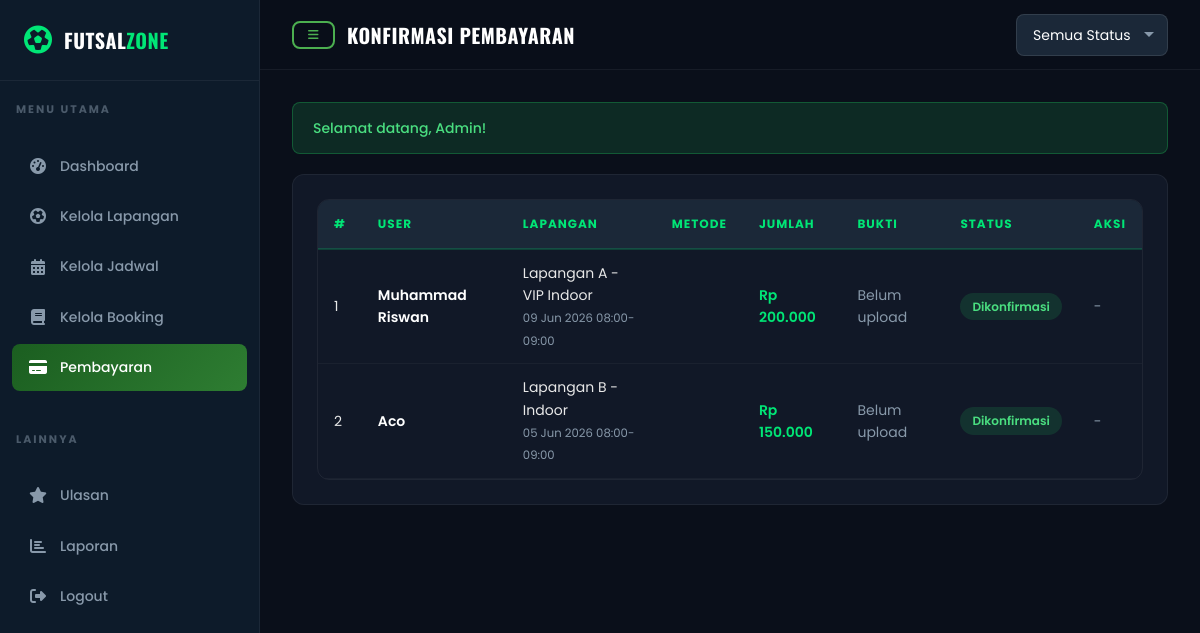
Screenshot of /futsalzone/admin/pembayaran.php (signed in) with the database file from the repository.
### tables this page shows
CREATE TABLE `pembayaran` (
  `id_pembayaran` int(11) NOT NULL,
  `id_booking` int(11) NOT NULL,
  `metode_pembayaran` enum('Transfer BCA','Transfer BNI','Transfer Mandiri','Transfer BRI','E-Wallet') NOT NULL,
  `jumlah_bayar` decimal(10,0) NOT NULL,
  `bukti_pembayaran` varchar(255) DEFAULT NULL,
  `status_pembayaran` enum('Menunggu','Dikonfirmasi','Ditolak') NOT NULL DEFAULT 'Menunggu',
  `tgl_bayar` datetime DEFAULT current_timestamp()
);

CREATE TABLE `user` (
  `id_user` int(11) NOT NULL,
  `nama` varchar(100) NOT NULL,
  `email` varchar(100) NOT NULL,
  `password` varchar(255) NOT NULL,
  `no_hp` varchar(20) DEFAULT NULL,
  `alamat` text DEFAULT NULL,
  `foto` varchar(255) DEFAULT 'default.png',
  `tgl_daftar` datetime DEFAULT current_timestamp()
);

CREATE TABLE `lapangan` (
  `id_lapangan` int(11) NOT NULL,
  `nama_lapangan` varchar(100) NOT NULL,
  `tipe` enum('Indoor','Outdoor') NOT NULL DEFAULT 'Indoor',
  `harga_per_jam` decimal(10,0) NOT NULL,
  `deskripsi` text DEFAULT NULL,
  `gambar` varchar(255) DEFAULT 'default-lapangan.jpg',
  `status` enum('Aktif','Nonaktif') NOT NULL DEFAULT 'Aktif',
  `tgl_dibuat` datetime DEFAULT current_timestamp()
);

CREATE TABLE `booking` (
  `id_booking` int(11) NOT NULL,
  `id_user` int(11) NOT NULL,
  `id_lapangan` int(11) NOT NULL,
  `id_jadwal` int(11) NOT NULL,
  `tanggal_main` date NOT NULL,
  `jam_mulai` time NOT NULL,
  `jam_selesai` time NOT NULL,
  `total_harga` decimal(10,0) NOT NULL,
  `status` enum('Pending','Dikonfirmasi','Dibatalkan','Selesai') NOT NULL DEFAULT 'Pending',
  `tgl_booking` datetime DEFAULT current_timestamp()
);

### futsalzone/admin/pembayaran.php (the view, shortened to what this page needs)
<?php
require_once '../config/koneksi.php';
 $filter = isset($_GET['filter']) ? $_GET['filter'] : '';
if($filter) {
    $stmt = $pdo->prepare("SELECT p.*, b.total_harga, b.tanggal_main, b.jam_mulai, b.jam_selesai, b.status as booking_status, l.nama_lapangan, u.nama as nama_user FROM pembayaran p JOIN booking b ON p.id_booking=b.id_booking JOIN lapangan l ON b.id_lapangan=l.id_lapangan JOIN user u ON b.id_user=u.id_user WHERE p.status_pembayaran=? ORDER BY p.tgl_bayar DESC");
    $stmt->execute([$filter]);
} else {
    $stmt = $pdo->query("SELECT p.*, b.total_harga, b.tanggal_main, b.jam_mulai, b.jam_selesai, b.status as booking_status, l.nama_lapangan, u.nama as nama_user FROM pembayaran p JOIN booking b ON p.id_booking=b.id_booking JOIN lapangan l ON b.id_lapangan=l.id_lapangan JOIN user u ON b.id_user=u.id_user ORDER BY p.tgl_bayar DESC");
}
 $payments = $stmt->fetchAll();
?>
<!DOCTYPE html>
<html lang="id">
<head>
    <link rel="stylesheet" href="../assets/css/style.css">
    <link rel="stylesheet" href="https://cdnjs.cloudflare.com/ajax/libs/font-awesome/6.5.0/css/all.min.css">
</head>
<body>
<div class="admin-layout">
    <aside class="admin-sidebar">
        <div class="sidebar-brand"><i class="fas fa-futbol"></i><h2>Futsal<span>Zone</span></h2></div>
        <div class="sidebar-label">Menu Utama</div>
        <ul class="sidebar-menu">
            <li><a href="dashboard.php"><i class="fas fa-tachometer-alt"></i> Dashboard</a></li>
            <li><a href="lapangan.php"><i class="fas fa-futbol"></i> Kelola Lapangan</a></li>
            <li><a href="jadwal.php"><i class="fas fa-calendar-alt"></i> Kelola Jadwal</a></li>
            <li><a href="booking.php"><i class="fas fa-book"></i> Kelola Booking</a></li>
            <li><a href="pembayaran.php" class="active"><i class="fas fa-credit-card"></i> Pembayaran</a></li>
        </ul>
        <div class="sidebar-label">Lainnya</div>
        <ul class="sidebar-menu">
            <li><a href="ulasan.php"><i class="fas fa-star"></i> Ulasan</a></li>
            <li><a href="laporan.php"><i class="fas fa-chart-bar"></i> Laporan</a></li>
            <li><a href="logout.php"><i class="fas fa-sign-out-alt"></i> Logout</a></li>
        </ul>
    </aside>
    <main class="admin-main">
        <header class="admin-topbar">
            <div style="display:flex;align-items:center;gap:12px">
                <button class="sidebar-toggle btn btn-sm btn-outline"><i class="fas fa-bars"></i></button>
                <h3>Konfirmasi Pembayaran</h3>
            </div>
            <select class="form-control" style="width:auto" onchange="window.location='pembayaran.php?filter='+this.value">
                <option value="">Semua Status</option>
            </select>
        </header>
        <div class="admin-content">
            <div class="card" style="padding:24px">
                <div class="table-wrapper">
                    <table>
                        <thead><tr><th>#</th><th>User</th><th>Lapangan</th><th>Metode</th><th>Jumlah</th><th>Bukti</th><th>Status</th><th>Aksi</th></tr></thead>
                        <tbody>
                        <?php foreach($payments as $i => $p): ?>
                            <tr>
                                <td><?= $i+1 ?></td>
                                <td style="color:var(--white);font-weight:600"><?= htmlspecialchars($p['nama_user']) ?></td>
                                <td>
                                    <?= htmlspecialchars($p['nama_lapangan']) ?><br>
                                    <small class="text-muted"><?= date('d M Y', strtotime($p['tanggal_main'])) ?> <?= date('H:i', strtotime($p['jam_mulai'])) ?>-<?= date('H:i', strtotime($p['jam_selesai'])) ?></small>
                                </td>
                                <td><?= $p['metode_pembayaran'] ?></td>
                                <td style="color:var(--accent);font-weight:600"><?= rupiah($p['jumlah_bayar']) ?></td>
                                <td>
                                    <?php if($p['bukti_pembayaran']): ?>
                                    <img src="../assets/upload/pembayaran/<?= $p['bukti_pembayaran'] ?>" class="payment-proof-img" onclick="window.open('../assets/upload/pembayaran/<?= $p['bukti_pembayaran'] ?>','_blank')" alt="Bukti">
                                    <?php else: ?>
                                    <span class="text-muted">Belum upload</span>
                                    <?php endif; ?>
                                </td>
                                <td><span class="status-dot status-<?= strtolower($p['status_pembayaran']) ?>"><?= $p['status_pembayaran'] ?></span></td>
                                <td>
                                    <?php if($p['status_pembayaran'] == 'Menunggu' && $p['bukti_pembayaran']): ?>
                                    <a href="pembayaran.php?action=konfirmasi&id=<?= $p['id_pembayaran'] ?>" class="btn btn-sm" style="background:var(--success);color:white" onclick="return confirm('Konfirmasi pembayaran ini?')"><i class="fas fa-check"></i></a>
                                    <a href="pembayaran.php?action=tolak&id=<?= $p['id_pembayaran'] ?>" class="btn btn-danger btn-sm" onclick="return confirm('Tolak pembayaran ini?')"><i class="fas fa-times"></i></a>
                                    <?php else: ?>
                                    <span class="text-muted">-</span>
                                    <?php endif; ?>
                                </td>
                            </tr>
                        <?php endforeach; ?>
                        </tbody>
                    </table>
                </div>
            </div>
        </div>
    </main>
</div>
</body>
</html>

### rows the page displays
pembayaran: user.nama "Muhammad Riswan", lapangan.nama_lapangan "Lapangan A - VIP Indoor", id_booking.tanggal_main "09 Jun 2026", id_booking.jam_mulai "08:00", id_booking.jam_selesai "09:00", jumlah_bayar "Rp 200.000", shows "Belum upload", status_pembayaran "Dikonfirmasi"
pembayaran: user.nama "Aco", lapangan.nama_lapangan "Lapangan B - Indoor", id_booking.tanggal_main "05 Jun 2026", id_booking.jam_mulai "08:00", id_booking.jam_selesai "09:00", jumlah_bayar "Rp 150.000", shows "Belum upload", status_pembayaran "Dikonfirmasi"

### other values shown
$a['pesan'] "Selamat datang, Admin!"
